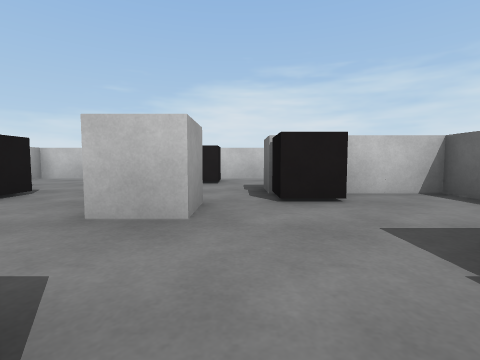
view 1 (above)

12 first-person views from a walk through a 3-D level made in the Unity game engine. The camera is 0.55 m above the floor, tilts 4° down and sees 85° across. The floor is counted in squares, 1 m on a side. Each view is taken from the middle of a square. On the plan, view 1 faces up. The plan holds only what a view shows up to about 9 squares ahead; the rest is blank. The place goes on beyond the plan.

view 2
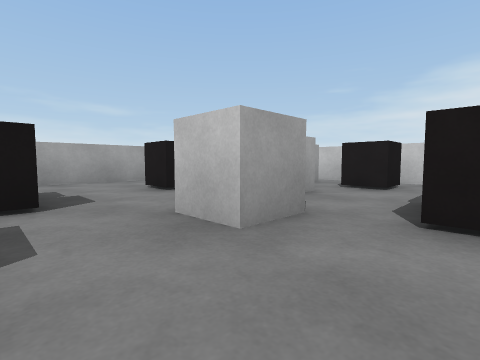

view 3
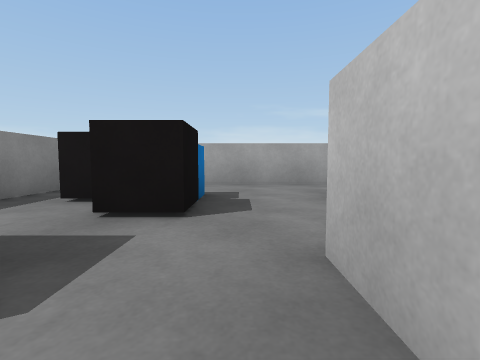

view 4
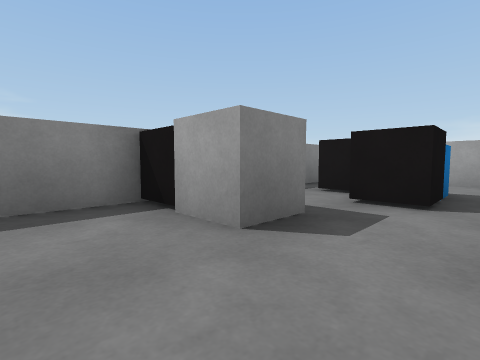

view 5
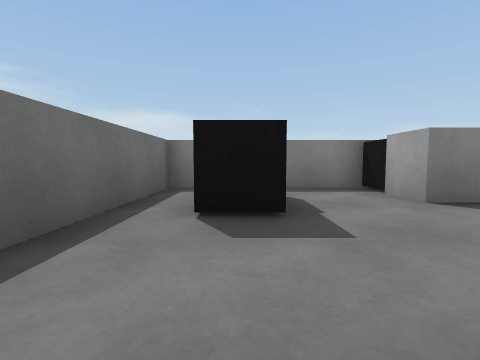

view 6
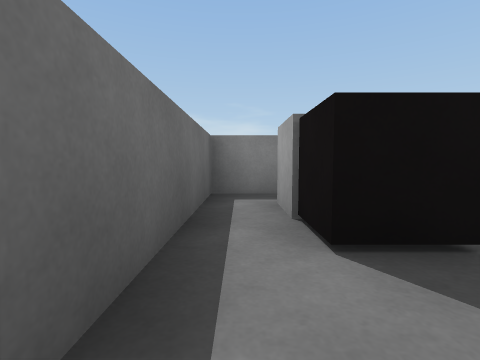

view 7
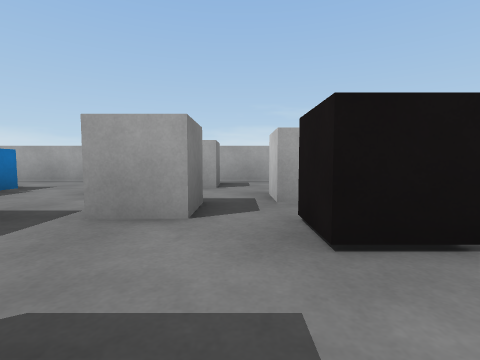

view 8
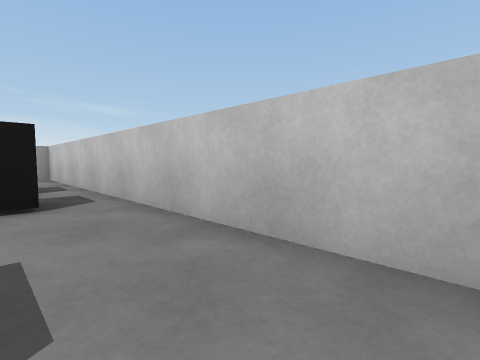

view 9
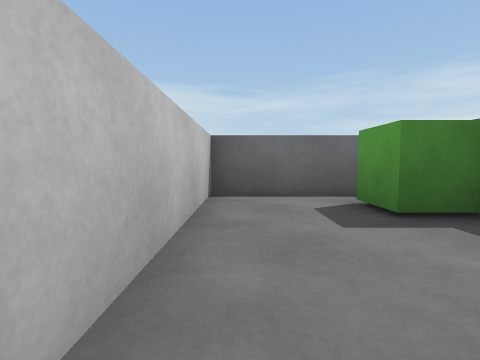

view 10
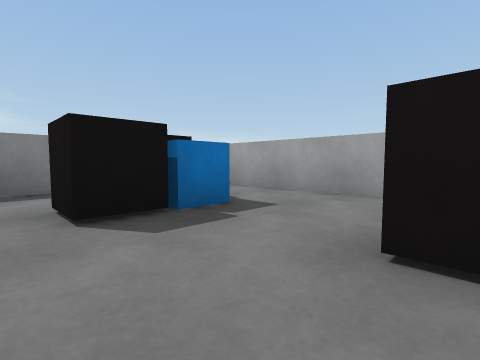

view 11
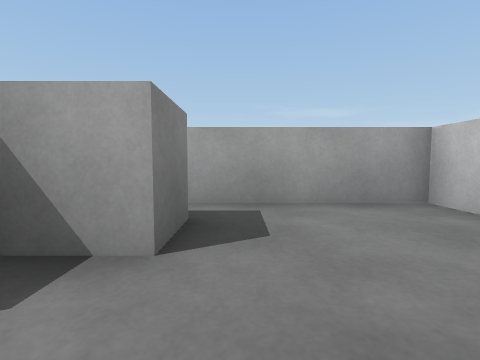

view 12
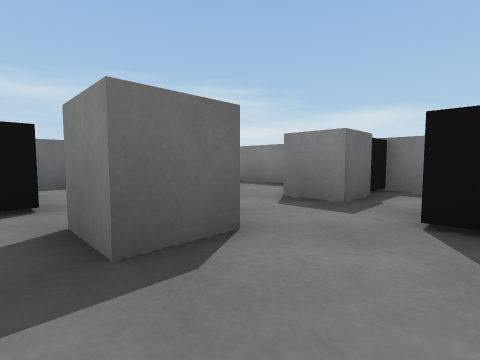

### Floor plan
Points are (right, up) in squares from view 1. A wall is a line through its corners. A room is listed if a view was taken in it or the views show most of it. See-through windows are left out.
Room 1 (views 1, 2, 3, 4, 5, 6, 7, 8, 9, 10, 11, 12)
walls: (-1.5, 2.5) (-1.5, 3.5) (-0.5, 3.5) (-0.5, 2.5) (-1.5, 2.5); (-2.5, 5.5) (-1.5, 5.5) (-1.5, 4.5); (-1.5, -0.5) (-1.5, 0.5) (-0.5, 0.5) (-0.5, -0.5); (-5.5, 5.5) (-4.5, 5.5) (-4.5, 4.5); (-2.5, 7.5) (-2.5, 6.5) (-3.5, 6.5); (2.5, 0.5) (2.5, -0.5); (-5.5, -1.5) (3.5, -1.5) (3.5, 4.5) (0.5, 4.5) (0.5, 5.5); (3.5, 5.9) (3.5, 8.5) (-6.5, 8.5) (-6.5, -0.9)
objects: black cube (-4, 0); blue cube (-4, 1); black cube (-4, 4); black cube (-3, 1); black cube (-1, -1); black cube (-1, 7); black cube (1, 4); black cube (2, 1); green cube (2, 6)

Positions as (right, up) in squares from view 1, and headings:
1: (0, 0), facing up
2: (1, 1), facing up-left
3: (0, 2), facing left
4: (1, 2), facing down-left
5: (2, 4), facing down
6: (3, 3), facing down
7: (1, 6), facing left
8: (3, 7), facing up-left
9: (-1, 8), facing right
10: (-2, 4), facing down-left
11: (-3, 6), facing left
12: (-3, 4), facing down-right
